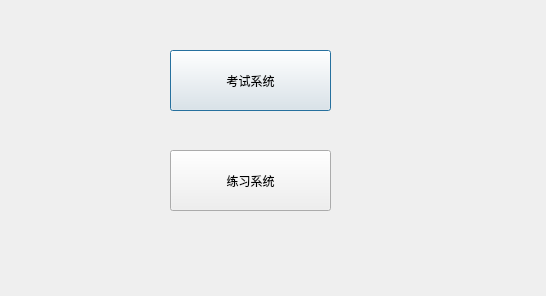
<?xml version="1.0" encoding="UTF-8"?>
<ui version="4.0">
 <class>student_ui</class>
 <widget class="QDialog" name="student_ui">
  <property name="geometry">
   <rect>
    <x>0</x>
    <y>0</y>
    <width>546</width>
    <height>296</height>
   </rect>
  </property>
  <property name="windowTitle">
   <string>学生选择操作</string>
  </property>
  <widget class="QPushButton" name="pushButton">
   <property name="geometry">
    <rect>
     <x>170</x>
     <y>50</y>
     <width>161</width>
     <height>61</height>
    </rect>
   </property>
   <property name="text">
    <string>考试系统</string>
   </property>
  </widget>
  <widget class="QPushButton" name="pushButton_2">
   <property name="geometry">
    <rect>
     <x>170</x>
     <y>150</y>
     <width>161</width>
     <height>61</height>
    </rect>
   </property>
   <property name="text">
    <string>练习系统</string>
   </property>
  </widget>
 </widget>
 <resources/>
 <connections/>
</ui>
